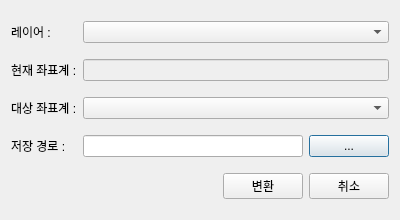
<?xml version="1.0" encoding="UTF-8"?>
<ui version="4.0">
 <class>Dialog</class>
 <widget class="QDialog" name="Dialog">
  <property name="geometry">
   <rect>
    <x>0</x>
    <y>0</y>
    <width>400</width>
    <height>220</height>
   </rect>
  </property>
  <property name="windowTitle">
   <string>좌표계 변환</string>
  </property>
  <layout class="QGridLayout" name="gridLayout">
   <item row="2" column="1" colspan="7">
    <widget class="QComboBox" name="comboBox_TargetCoordinates"/>
   </item>
   <item row="3" column="0">
    <widget class="QLabel" name="label_6">
     <property name="text">
      <string>저장 경로 :</string>
     </property>
    </widget>
   </item>
   <item row="0" column="1" colspan="7">
    <widget class="QComboBox" name="comboBox_Layers"/>
   </item>
   <item row="3" column="7">
    <widget class="QPushButton" name="pushButton_SetSaveFilePath">
     <property name="text">
      <string>...</string>
     </property>
    </widget>
   </item>
   <item row="5" column="7">
    <widget class="QPushButton" name="pushButton_Cancel">
     <property name="text">
      <string>취소</string>
     </property>
    </widget>
   </item>
   <item row="1" column="1" colspan="7">
    <widget class="QLineEdit" name="lineEdit_CurrentCRS">
     <property name="enabled">
      <bool>false</bool>
     </property>
    </widget>
   </item>
   <item row="2" column="0">
    <widget class="QLabel" name="label_5">
     <property name="text">
      <string>대상 좌표계 :</string>
     </property>
    </widget>
   </item>
   <item row="0" column="0">
    <widget class="QLabel" name="label_3">
     <property name="text">
      <string>레이어 :</string>
     </property>
    </widget>
   </item>
   <item row="1" column="0">
    <widget class="QLabel" name="label">
     <property name="text">
      <string>현재 좌표계 :</string>
     </property>
    </widget>
   </item>
   <item row="5" column="6">
    <widget class="QPushButton" name="pushButton_ConvertCRS">
     <property name="text">
      <string>변환</string>
     </property>
    </widget>
   </item>
   <item row="3" column="1" colspan="6">
    <widget class="QLineEdit" name="lineEdit_SaveFilePath"/>
   </item>
  </layout>
 </widget>
 <resources/>
 <connections/>
</ui>
